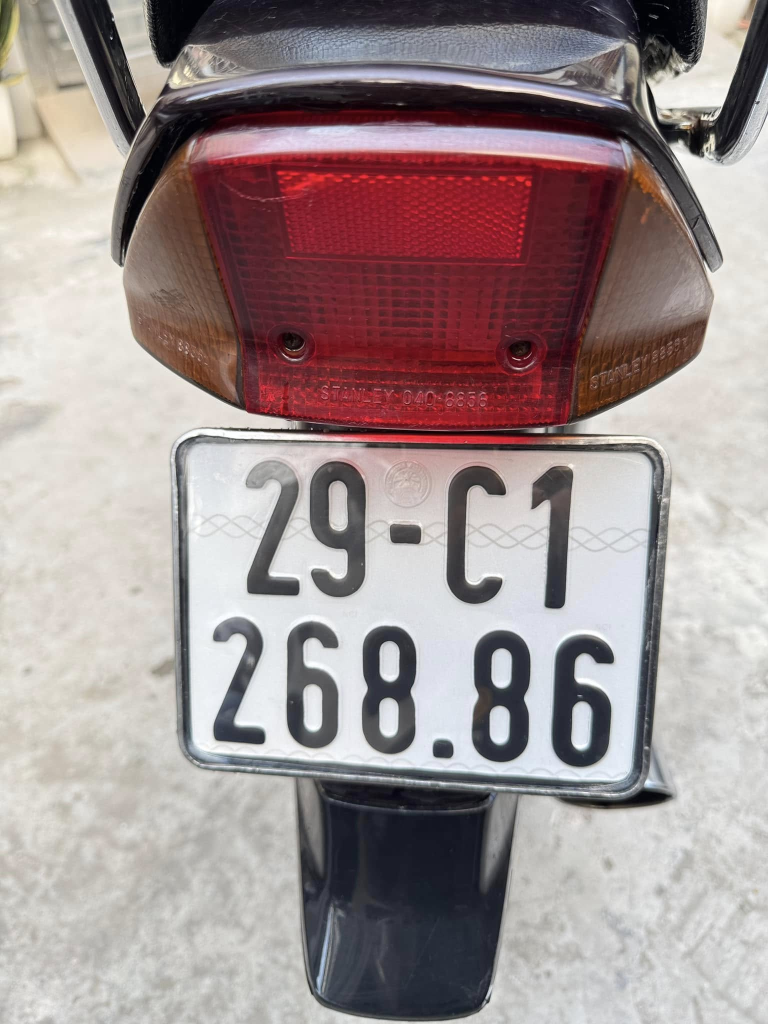
#> input picture plate2.jpg, 1536 x 2048 px (shown at 1/2 size)
$ python plate2_experiment.py
#> lines starting #> are read from the running program, lines starting #| are printed output that depends on the picture
import cv2
import numpy as np

# [68 lines left out: functions box_iou, predict_character, not called in this run]
# --------------------------------------------------
# Configuration
# --------------------------------------------------

IMAGE_PATH = "plate2.jpg"

# Crop coordinates in the original image.
CROP_Y_START = 275
CROP_Y_END = 950
CROP_X_START = 325
CROP_X_END = 1250

# Canny edge-detection thresholds.
CANNY_LOW = 100
CANNY_HIGH = 200

# Character contour filters.
MIN_CONTOUR_AREA = 10
MIN_CHARACTER_HEIGHT = 180
MAX_CHARACTER_HEIGHT = 300
MIN_ASPECT_RATIO = 0.2
MAX_ASPECT_RATIO = 0.6

# Normalized dimensions
NORMALIZED_HEIGHT = 100
NORMALIZED_WIDTH = 60

# --------------------------------------------------
# Load the original image
# --------------------------------------------------

image = cv2.imread(IMAGE_PATH)
#> image is the input picture: shape (2048, 1536, 3); mean B, G, R 145.5, 145.5, 159.3

if image is None:
    print(f"Could not read image: {IMAGE_PATH}")

else:
    print(image.shape)
#| (2048, 1536, 3)
    display_scale = 0.4
    display_image = cv2.resize(
        image,
        None,
        fx=display_scale,
        fy=display_scale
    )
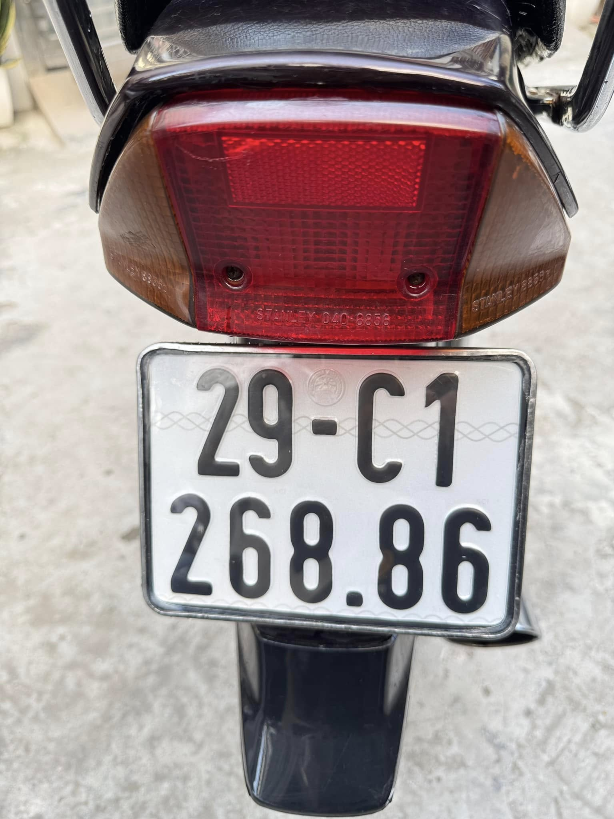
#> display_image: shape (819, 614, 3); mean B, G, R 145.4, 145.4, 159.2
#> (the run stopped early here; a loop or call above may not have finished)
